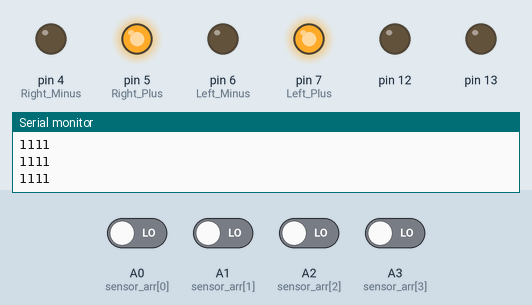
This sketch was run on a simulated Arduino Uno, built with avr-gcc and run on an emulated ATmega328P. Shown: output pins drawn as LEDs (lit = HIGH), the last lines printed to the serial monitor. The inputs (shaded band) are chosen by the test bench; at power-on: A0 (sensor_arr[0]), A1 (sensor_arr[1]), A2 (sensor_arr[2]), A3 (sensor_arr[3]) LOW.

Above: at 1.2 s.
1.3 s: A0 (sensor_arr[0]) driven HIGH
At 2.5 s:
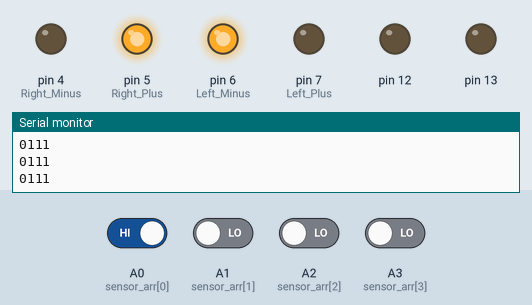
2.8 s: A0 (sensor_arr[0]) driven LOW
At 3.8 s:
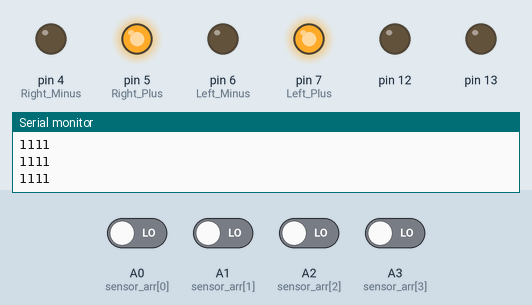
4.3 s: A2 (sensor_arr[2]) driven HIGH
At 4.9 s:
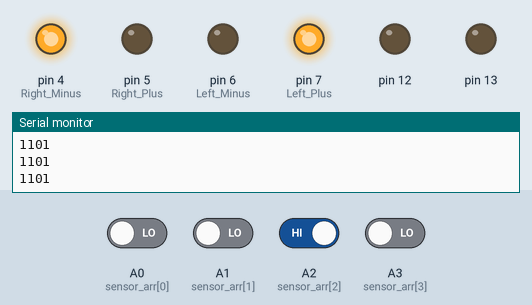
5.8 s: A2 (sensor_arr[2]) driven LOW
At 6.2 s:
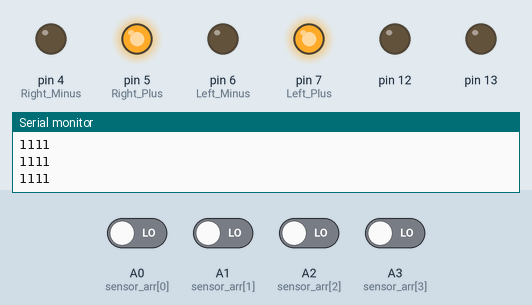
Timing chart, 0 to 8.3 s (numbered marks = the images above; inputs shaded):
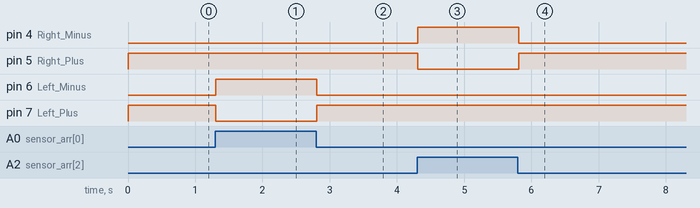

The sketch:

Arduino_lineTracer.ino
```cpp
#include "Car.h"
#include "Flasher.h"

Flasher interver1(12,1000,5000);

void setup() {
  pwd_setup();
  CarInit();
  Init_Setup();
}
void loop() {
 Car_loop(Sensor_Loop());
}
```

BT.cpp
```cpp
#include "BT.h"
#include "Car.h"

SoftwareSerial BTSerial(2,3);

void pwd_setup() {
  // put your setup code here, to run once:
  Serial.begin(9600);
  BTSerial.begin(9600);
  pinMode(13,OUTPUT);
}

String pwd_loop() {
//  // put your main code here, to run repeatedly:
//  if(BTSerial.available()){
//    char data = BTSerial.read();
//
//    if(data =='t'){ //front
//      Car_loop("1001 라인전진");
//      Serial.println("1001 라인전진");
//    }
//    if(data == 'g'){//back
//      Car_loop("1001 라인전진");
//      return "뒤로 BACK";
//    }
//    if(data == 'f'){//left
//      return "1011 라인살짝벗어남 왼쪽";
//    }
//    if(data == 'h'){//right
//      return "1100 라인살짝벗어남 오른쪽";
//    }
//    if(data == 'p'){//stop
//      return "0000 전부 검은색 정지! ";
//    }
//    if(data == 's'){//stop
//      return "자동주행";
//    }
//  }
//
//  if(Serial.available()){
//    BTSerial.write(Serial.read());
//  }
// //return "def";
}
```

BT.h
```cpp
#ifndef BT_h
#define BT_h

#include <SoftwareSerial.h>
#include "Arduino.h"

void pwd_setup();
String pwd_loop();

#endif
```

Car.cpp
```cpp
#include "Car.h"

String CarStatus;

void CarInit() {
  Serial.begin(9600);
  pinMode(Right_Plus, OUTPUT);
  pinMode(Right_Minus, OUTPUT);
  pinMode(Left_Plus, OUTPUT);
  pinMode(Left_Minus, OUTPUT);
}
void Left_Stop(){
  //Serial.println("Left_Stop");
  digitalWrite(Left_Plus, LOW);
  digitalWrite(Left_Minus, LOW);
}
void Right_Stop(){
  //Serial.println("Right_Stop");
  digitalWrite(Right_Plus, LOW);
  digitalWrite(Right_Minus, LOW);
}
void Right_Front(){
  //Serial.println("Right_Front");
  digitalWrite(Right_Plus, HIGH);
  digitalWrite(Right_Minus, LOW);
}
void Left_Front(){
  //Serial.println("Left_Front");
  digitalWrite(Left_Plus, HIGH);
  digitalWrite(Left_Minus, LOW);
}
void Right_Back(){
  //Serial.println("Right_Back");
  digitalWrite(Right_Plus, LOW);
  digitalWrite(Right_Minus, HIGH);
}
void Left_Back(){
  //Serial.println("Left_Back");
  digitalWrite(Left_Plus, LOW);
  digitalWrite(Left_Minus, HIGH);
}
void Stop(){
    Right_Stop();
    Left_Stop();
}
void Front(){
    Right_Front();
    Left_Front();
}
void Back(){
    Right_Back();
    Left_Back();
}
void Left(){
  Left_Front();
  Right_Back();
}
void Right(){
  Right_Front();
  Left_Back();
}
void Controler(int n_commend){
  switch(n_commend){
    case FRONT:
      Front();
      break;
    case STOP:
      Stop();
      break;
    case BACK:
      Back();
      break;
    case LEFT:
      Left();
      break;
    case RIGHT:
      Right();
      break;
  }//switch(n_commend) 끝
}//void Controler(int commend) 끝

void Car_loop(String result) {
Serial.println(result);
  //0<= 검정선 , 1<= 하얀바닥
  //1011 왼쪽으로 진행.
  //0111 왼쪽으로진행
  //1001 진행
  //1101 오른쪽으로 진행.
  //1110 오른쪽으로 진행

  //String result = Sensor_Loop();
 //해결해야될 문제., 라인을 벗어나면 제자리에서 돌아서 라인을 찾도록 하자.  급격한 커브 해결 가능.
 // 왼쪽 오른쪽 지시 가능.
  if(result=="1001"){
        Controler(FRONT);
      }
  else if(result=="1011" || result=="0111" ||result=="0011"||result=="0001"){// 라인살짝벗어남 오른쪽"){
      Controler(RIGHT);
  }
  else if(result=="1101" || result=="1110" ||result=="1100"||result=="1000"){// 라인살짝벗어남 왼쪽"){
      Controler(LEFT);
  }
  else if(result=="1111" || result=="0000"){// 라인없음 좌로회전 전진 우로회전 전진"){
      Controler(FRONT);
  }
  else if(result=="뒤로 BACK"){
      Controler(BACK);
  }
}
```

Car.h
```cpp
#ifndef Car_h
#define Car_h

#include "Arduino.h"
#include "IR_sensor.h"
#include "BT.h"

#define Right_Plus  5
#define Right_Minus 4
#define Left_Plus   7
#define Left_Minus  6

#define STOP  000
#define FRONT 111
#define BACK  222
#define RIGHT 333
#define LEFT  444

void CarInit();
void Right_Stop();
void Left_Stop();
void Right_Front();
void Left_Front();
void Right_Back();
void Left_Back();
void Stop();
void Front();
void Back();
void Left();
void Right();
void Controler(int n_commend);
void Car_loop(String result);
#endif
```

Flasher.cpp
```cpp
#include "Flasher.h"
  Flasher::Flasher(int pin, long on, long off){
    ledPin = pin;
    pinMode(ledPin,OUTPUT);
    OnTime = on;
    OffTime = off;
    ledState = LOW;
    previousMillis = 0;
  }

  void Flasher::Update(){
    unsigned long currentMillis = millis();
    if((ledState == HIGH) && (currentMillis - previousMillis >= OnTime))
    {
      Serial.println();
      ledState = LOW;
      previousMillis = currentMillis;
//      digitalWrite(ledPin, ledState);
    }
    else if ((ledState == LOW) && (currentMillis - previousMillis >= OffTime))
    {
      ledState = HIGH;
      previousMillis = currentMillis;
//      digitalWrite(ledPin, ledState);
    }
  }
```

Flasher.h
```cpp
#ifndef Flasher_h
#define Flasher_h

#include "Arduino.h"

class Flasher {
  int ledPin;
  long OnTime;
  long OffTime;
  int ledState;
  unsigned long previousMillis;
  public:Flasher(int pin, long on, long off);
  public:void Update();
};
#endif
```

IR_sensor.cpp
```cpp
#include "IR_sensor.h"

int sensor_arr[sensor_EA] = {A0,A1,A2,A3};

//라인 전진 중에 값이 읽히면.. 작업을 진행.
void Result_Print(int *A){
 //0<= 검정선 , 1<= 하얀바닥
  //1011 왼쪽으로 진행.
  //0111 왼쪽으로진행
  //1001 진행
  //1101 오른쪽으로 진행
  //1110 오른쪽으로 진행
  /////!A <= 1, A <= 0
  Serial.println(String(A[0])+String(A[1])+String(A[2])+String(A[3]));
}

void Init(int *A){
  A[0] = digitalRead(sensor_arr[0]);
  A[1] = digitalRead(sensor_arr[1]);
  A[2] = digitalRead(sensor_arr[2]);
  A[3] = digitalRead(sensor_arr[3]);
}

void Init_Setup() {
  Serial.begin(serialMonitor);
  for(int i =0; i > sensor_EA; i++){
    pinMode(sensor_arr[i], INPUT);
  }
  Serial.println("start");
} //void setup()  끝

String Sensor_Loop() {
  int val_arr[sensor_EA] = {0};
  Init(val_arr);
//  Result_Print(val_arr);
  return String(!val_arr[0])+String(!val_arr[1])+String(!val_arr[2])+String(!val_arr[3]);
}// void loop() 끝
```

IR_sensor.h
```cpp
#ifndef IR_sensor_h
#define IR_sensor_h

#include "Arduino.h"

#define FRONT 'f'
#define STOP  's'
#define BACK  'b'
#define RIGHT 'r'
#define LEFT  'l'

#define LINE_IN 1
#define LINE_OUT 0

#define serialMonitor 9600
#define sensor_EA 4

//라인 전진 중에 값이 읽히면.. 작업을 진행.
void Result_Print(int *A);
void Init(int *A);
void Init_Setup();
String Sensor_Loop();
#endif
```

servo_rift_ing.cpp
```cpp
#include "servo_rift_ing.h"

Servo servo;
int servoPin;
bool riftState;

void RiftSetup(){
  servoPin = SERVO_PIN;
  riftState = false;
  servo.attach(SERVO_PIN);
  servo.write(DOWN_ANGLE);
}

void RiftUp(){
  if(riftState == false){
    servo.write(UP_ANGLE);
    riftState = true;
  }
}

void RiftDown(){
    if(riftState == true){
    servo.write(DOWN_ANGLE);
    riftState = false;
  }
}

bool getRiftState(){
  return riftState;
}
```

servo_rift_ing.h
```cpp
#include <Servo.h>
#include "Arduino.h"

#ifndef ServoRifting_H
#define ServoRifting_H

#define SERVO_PIN  8
#define DOWN_ANGLE 0
#define UP_ANGLE   70

void RiftSetup();
void RiftUp();
void RiftDown();
bool getRiftState();

#endif
```

Measured:
- after the input at 1.3 s, pin 6 (Left_Minus): LOW → HIGH at once; pin 7 (Left_Plus): HIGH → LOW at once
- after the input at 2.8 s, pin 6 (Left_Minus): HIGH → LOW at once; pin 7 (Left_Plus): LOW → HIGH at once
- after the input at 4.3 s, pin 4 (Right_Minus): LOW → HIGH at once; pin 5 (Right_Plus): HIGH → LOW at once
- after the input at 5.8 s, pin 4 (Right_Minus): HIGH → LOW at once; pin 5 (Right_Plus): LOW → HIGH at once
